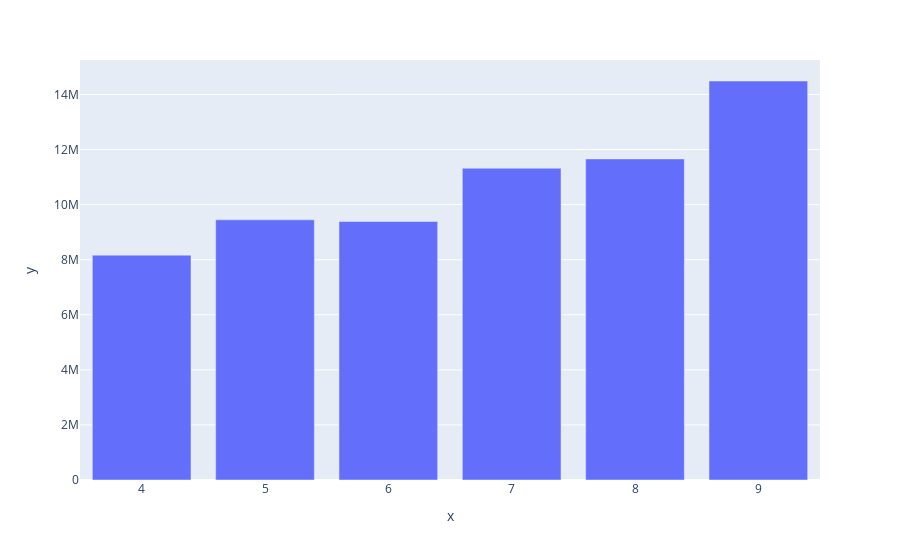

Notebook cell for this chart:
### Code cell
px.bar(x =group.index,
       y =group.values)

### Figure 1 — Plotly figure (JSON) as saved in the notebook; plotly's stock layout.template omitted (floating-point values rounded to 4 significant figures)
{"data": [{"alignmentgroup": "True", "hovertemplate": "x=%{x}<br>y=%{y}<extra></extra>", "legendgroup": "", "marker": {"color": "#636efa", "pattern": {"shape": ""}}, "name": "", "offsetgroup": "", "orientation": "v", "showlegend": false, "textposition": "auto", "type": "bar", "x": [4, 5, 6, 7, 8, 9], "xaxis": "x", "y": [8165748, 9448974, 9386939, 11321420, 11658535, 14488851], "yaxis": "y"}], "layout": {"barmode": "relative", "legend": {"tracegroupgap": 0}, "margin": {"t": 60}, "xaxis": {"anchor": "y", "domain": [0, 1], "title": {"text": "x"}}, "yaxis": {"anchor": "x", "domain": [0, 1], "title": {"text": "y"}}}}
